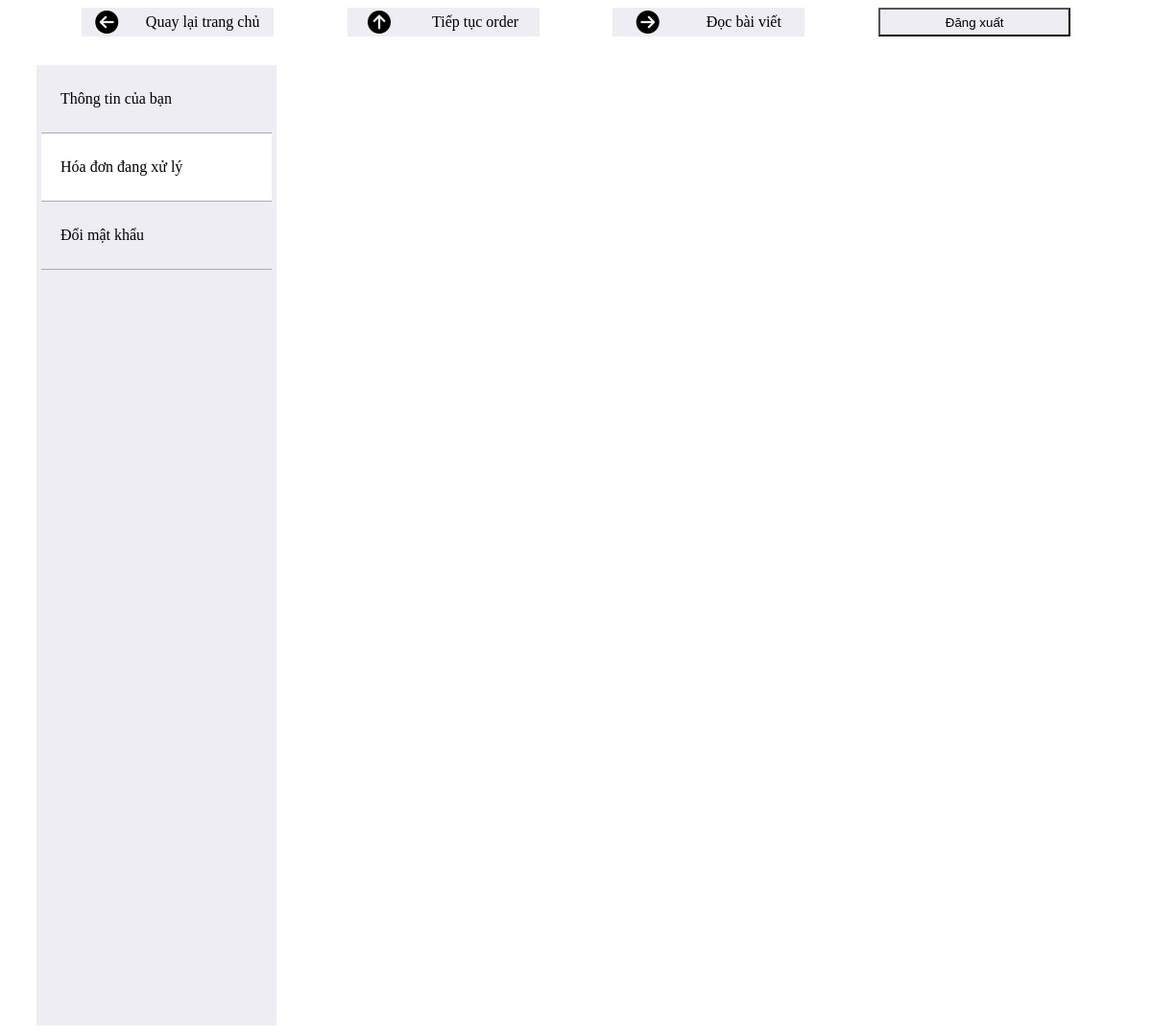
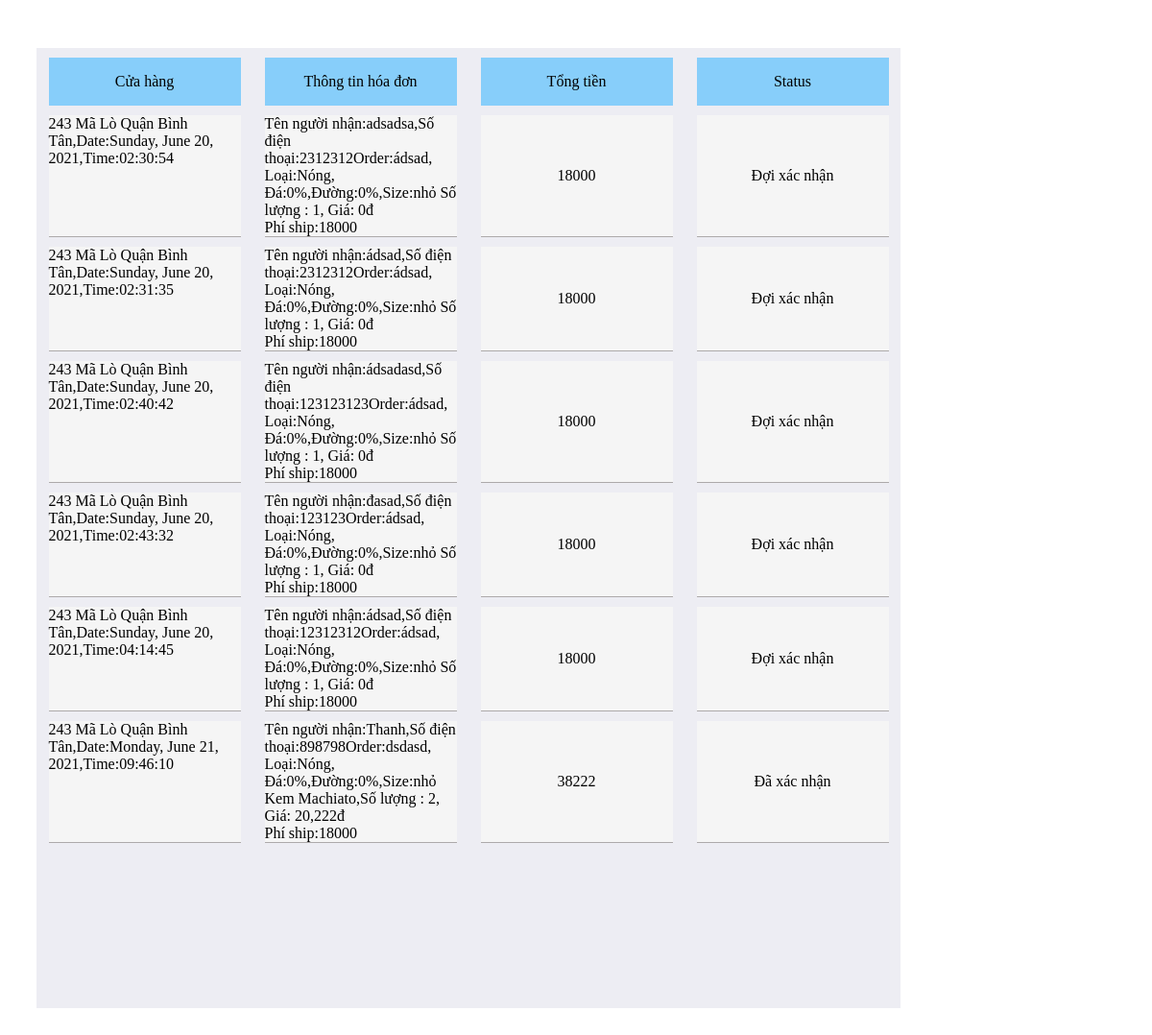
Page /pages/order/thongtintaikhoan.php?act=hoadondangxl (signed in) on the committed database (2 pictures, top to bottom).
### tables this page shows
CREATE TABLE `hoadon` (
  `idhoadon` int(10) NOT NULL,
  `tennguoinhan` varchar(100) NOT NULL,
  `sdtnguoinhan` int(11) NOT NULL,
  `diachinguoinhan` varchar(100) NOT NULL,
  `quangduong` varchar(100) NOT NULL,
  `ghichu` varchar(100) NOT NULL,
  `cuahang` varchar(100) NOT NULL,
  `soluong` int(11) NOT NULL,
  `listorder` varchar(1000) NOT NULL,
  `phiship` int(10) NOT NULL,
  `phiorder` int(10) NOT NULL,
  `tong` int(10) NOT NULL,
  `taikhoanhoadon` varchar(100) NOT NULL,
  `status` varchar(100) NOT NULL
);

### pages/order/thongtintaikhoan.php (the view, shortened to what this page needs)
<?php
include "connect.php";
$a=$_SESSION['hoten'];
$sql4= "SELECT * FROM taikhoan WHERE taikhoan='".$a."'";
$query4=mysqli_query($mysqli,$sql4);
$row4=mysqli_fetch_array($query4);
$sql5="SELECT * FROM hoadon WHERE taikhoanhoadon='".$a."'";
$query5=mysqli_query($mysqli,$sql5);
 ?>
<!DOCTYPE html>
<html>
<head>
	<link rel="stylesheet" type ="text/css" href="style1.css">
</head>
<header>
 <div class="list-header">
 		<div class="listheader" onclick="location.href='../trangchu.php';" ><i class='fas fa-arrow-circle-left' style='font-size:24px'></i>Quay lại trang chủ</div>
 		<div class="listheader" onclick="location.href='order.php';" ><i class='fas fa-arrow-circle-up' style='font-size:24px'></i>Tiếp tục order</div>
 		<div class="listheader" onclick="location.href='../baiviet/tintuc.php';" ><i class='fas fa-arrow-circle-right' style='font-size:24px'></i>Đọc bài viết</div>
 		<form action="thoat.php" method="POST">
 		<input type="submit" name="thoattk" class="listheader" onclick="thoat()" value="Đăng xuất">
 		</form>
 </div>
</header>
<body>
 <div class="chonthongtin">
 	<div class="list1">
 	<div class="list-thongtin"  onclick="location.href='thongtintaikhoan.php?act=thongtin';"  >
 			Thông tin của bạn
 	</div>
 	<div class="list-thongtin1" onclick="location.href='thongtintaikhoan.php?act=hoadondangxl';" >
 		Hóa đơn đang xử lý
 	</div>
 	<div class="list-thongtin2" onclick="location.href='thongtintaikhoan.php?act=doimatkhau';" >
 	Đổi mật khẩu
 	</div>
</div>
 </div>
 <div class="thongtinchon">
 	<?php if(isset($_GET['act'])){
 		$m=$_GET['act'];
 		if ($m=='thongtin'){
 	?>
 		<div class="title-thongtin">
 			Thông tin cá nhân
 		</div>
 	<?php
include "connect.php";
$a=$_SESSION['hoten'];
$sql4= "SELECT * FROM taikhoan WHERE taikhoan='".$a."'";
$query4=mysqli_query($mysqli,$sql4);
$row4=mysqli_fetch_array($query4);
 	?>
 	<form method="POST">
<div class="thongtin">
	<p class="thongtin-p"><label class="thongtin-label">Tài khoản</label> <input type="text" class="input-thongtin" name="ten" id="ten" value="<?php echo $row4['taikhoan']; ?>"></p>
	<p class="thongtin-p"><label class="thongtin-label">Số điện thoại</label> <input type="text" class="input-thongtin" name="sdt" id="sdt" value="<?php echo $row4['sdt'] ?>"></p>
	<p class="thongtin-p"><label class="thongtin-label">Địa chỉ hiện tại</label> <input type="text" class="input-thongtin" name="diachi"  id="diachi" value="<?php echo $row4['diachikh'] ?>"></p>
</div>
	<p class="thongtin-p1"><label class="thongtin-label">Giới tính</label><input type="radio" class="radio-name" name="gender" value="Nam"
	<?php if($row4['gioitinh']=='Nam'){ ?> checked <?php } ?>	>Nam<input type="radio" class="radio-name" name="gender" value="Nữ" <?php if($row4['gioitinh']=='Nữ'){ ?> checked <?php } ?>	>Nữ</p>
<div class="action-kh">
 	<input type="button" name="" class="button-kh" id="btn-save" value="Save">
 	</form>
 </div>
<?php }
	else if ($m=='hoadondangxl'){
		?>
		<div class="hoadon-tieude">
			<div class="hoadontieude">Cửa hàng</div>
			<div class="hoadontieude">Thông tin hóa đơn</div>
			<div class="hoadontieude">Tổng tiền</div>
			<div class="hoadontieude">Status</div>
		</div>
<?php
		while($row5=mysqli_fetch_array($query5)){
?>
		<div class="hoadon-tieude1">
			<div class="thongtinhoadon"><?php echo $row5['cuahang'] ?></div>
			<div class="thongtinhoadon"><?php
			 $m='';
			$m.="Tên người nhận:";
			$m.=$row5['tennguoinhan'];
			$m.=",Số điện thoại:";
			$m.=$row5['sdtnguoinhan'];
			$m.="Order:";
			$m.=$row5['listorder'];
			$m.="Phí ship:";
			$m.=$row5['phiship'];
			echo $m;			 ?></div>
			<div class="thongtinhoadon1"><?php echo $row5['tong'] ?></div>
			<div class="thongtinhoadon1"><?php echo $row5['status'] ?></div>
		</div>
		<?php
	}}
else if($m=='doimatkhau'){
?>
	<form method="POST" id="in">
		<div class="thongtin">
	<p class="thongtin-p"><label class="thongtin-label">Mật khẩu cũ</label> <input type="password" class="input-thongtin" name="matkhaucu" id="matkhaucu" value=""></p>
	<p class="thongtin-p"><label class="thongtin-label">Mật khẩu mới</label> <input type="text" class="input-thongtin" name="matkhaucu" id="matkhaumoi" value=""></p>
	<p class="thongtin-p"><label class="thongtin-label">Nhập lại </label> <input type="text" class="input-thongtin" name="matkhaucu" id="matkhaumoi1" value=""></p>
</div>
	<input type="button" name="doimatkhau" id="doimatkhau" class="button-kh1" value="Đổi mật khẩu">
</form>
<script type="text/javascript">
	document.getElementById("doimatkhau").addEventListener("click",load1);
	function load1() {
		var a = "<?php echo $row4['taikhoan'] ?>";
		var t = "<?php echo $row4['matkhau'] ?>";
		var m = $('#matkhaucu').val();
		var e = $('#matkhaumoi').val();
		var n = $('#matkhaumoi1').val();
		if (m=='' || e == '' || n == ''){
			alert("Vui lòng ghi đầy đủ! ");
		}
		else if (t!=m){
			alert("Mật khẩu cũ không đúng!");
		}
		else if(e!=n){
			alert("Mật khẩu mới không trùng khớp!");
		}
		else {
			$.ajax({
				url:"doimatkhau.php",
				method:"POST",
				data:{a:a,t:t,m:m,e:e,n:n},
				success:function(data){
					alert("Đổi mật khẩu thành công!");
					$('#in')[0].reset();
				}
			});
		}
	}
</script>
<?php
}}?>
 </div>
</body>
</html>

### pages/order/style1.css (style rules this page uses)
body { font-family: Barlow; }
.chonthongtin { background: #ededf3 ; width: 250px; height: 1000px; margin-bottom: 30px; margin-left: 30px; margin-top: 30px; float: left; }
.thongtinchon { background: #ededf3; height: 1000px; width: 900px; float: left; margin-left: 30px; margin-top: 30px; margin-bottom: 30px; }
.list-thongtin { margin: auto; height: 30px; text-align: center; display: flex; align-items: center; padding: 20px; cursor: pointer; width: 200px; border-bottom: 1px solid #adaaaa; }
.list-thongtin1 { margin: auto; height: 30px; text-align: center; display: flex; align-items: center; padding: 20px; cursor: pointer; width: 200px; border-bottom: 1px solid #adaaaa; }
.list-thongtin2 { margin: auto; height: 30px; text-align: center; display: flex; align-items: center; padding: 20px; cursor: pointer; width: 200px; border-bottom: 1px solid #adaaaa; }
.list1 { height: auto; display: flex; flex-direction: column; justify-content: space-between; align-items: flex-start; margin: auto; }
.hoadon-tieude { display: flex; justify-content: space-around; padding-top: 10px; }
.hoadon-tieude1 { display: flex; justify-content: space-around; padding-top: 10px; }
.hoadontieude { background: lightskyblue; height: 50px; width: 200px; display: flex; justify-content: center; align-items: center; }
.thongtinhoadon { width: 200px; background: whitesmoke; word-wrap: break-word; border-bottom: 1px solid #adaaaa; }
.thongtinhoadon1 { width: 200px; background: whitesmoke; word-wrap: break-word; display: flex; border-bottom: 1px solid #adaaaa; align-items: center; justify-content: center; }
.list-header { display: flex; justify-content: space-evenly; }
.listheader { background: #ededf3 ; width: 200px; height: 30px; display: flex; justify-content: space-around; align-items: center; cursor: pointer; }

### rows in the picture
hoadon: cuahang "243 Mã Lò Quận Bình Tân,Date:Sunday, June 20, 2021,Time:02:30:54", m "Tên người nhận:adsadsa,Số điện thoại:2312312Order:ádsad, Loại:Nóng, Đá:0%,Đường:0%,Size:nhỏ Số lượng : 1, Giá: 0đ Phí ship:18000", tong "18000", status "Đợi xác nhận"
hoadon: cuahang "243 Mã Lò Quận Bình Tân,Date:Sunday, June 20, 2021,Time:02:31:35", m "Tên người nhận:ádsad,Số điện thoại:2312312Order:ádsad, Loại:Nóng, Đá:0%,Đường:0%,Size:nhỏ Số lượng : 1, Giá: 0đ Phí ship:18000", tong "18000", status "Đợi xác nhận"
hoadon: cuahang "243 Mã Lò Quận Bình Tân,Date:Sunday, June 20, 2021,Time:02:40:42", m "Tên người nhận:ádsadasd,Số điện thoại:123123123Order:ádsad, Loại:Nóng, Đá:0%,Đường:0%,Size:nhỏ Số lượng : 1, Giá: 0đ Phí ship:18000", tong "18000", status "Đợi xác nhận"
hoadon: cuahang "243 Mã Lò Quận Bình Tân,Date:Sunday, June 20, 2021,Time:02:43:32", m "Tên người nhận:đasad,Số điện thoại:123123Order:ádsad, Loại:Nóng, Đá:0%,Đường:0%,Size:nhỏ Số lượng : 1, Giá: 0đ Phí ship:18000", tong "18000", status "Đợi xác nhận"
hoadon: cuahang "243 Mã Lò Quận Bình Tân,Date:Sunday, June 20, 2021,Time:04:14:45", m "Tên người nhận:ádsad,Số điện thoại:12312312Order:ádsad, Loại:Nóng, Đá:0%,Đường:0%,Size:nhỏ Số lượng : 1, Giá: 0đ Phí ship:18000", tong "18000", status "Đợi xác nhận"
hoadon: cuahang "243 Mã Lò Quận Bình Tân,Date:Monday, June 21, 2021,Time:09:46:10", m "Tên người nhận:Thanh,Số điện thoại:898798Order:dsdasd, Loại:Nóng, Đá:0%,Đường:0%,Size:nhỏ Kem Machiato,Số lượng : 2, Giá: 20,222đ Phí ship:18000", tong "38222", status "Đã xác nhận"
